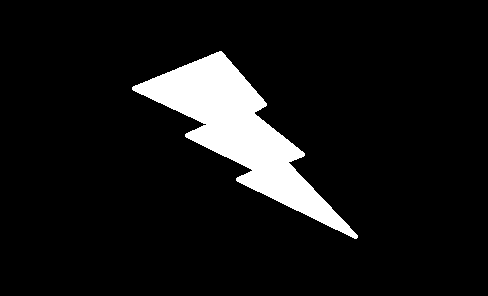
#> input picture python-opencv/blog15-contours/number.png, 488 x 296 px
$ python rect.py
#> lines starting #> are read from the running program, lines starting #| are printed output that depends on the picture; after the words box and inside, x2 and y2 are one past the last pixel; in counts of white or black regions, pixels touching at a corner belong together; long printed decimals are rounded
import cv2 as cv
import numpy as np

img = cv.imread("number.png")
#> img is the input picture: shape (296, 488, 3); 8.5% white; 1 white region, box (x1, y1, x2, y2) and area: (132, 51, 358, 239) 12247

gray_img = cv.cvtColor(img, cv.COLOR_BGR2GRAY)
#> gray_img: shape (296, 488); 8.5% white; 1 white region
# 降噪
ret, thresh = cv.threshold(gray_img, 127, 255, 0)
# 寻找轮廓
contours, hierarchy = cv.findContours(gray_img, cv.RETR_TREE, cv.CHAIN_APPROX_NONE)
#> contours = 1 contour; box (x1, y1, x2, y2) and area: (132, 51, 358, 239) 11944

cnt = contours[0]
#> cnt = contour of 604 points, box (x1, y1, x2, y2) (132, 51, 358, 239), area 11944

# 外接正矩形
x, y, w, h = cv.boundingRect(cnt)
#> x = 132; y = 51; w = 226; h = 188
cv.rectangle(img, (x, y), (x + w, y + h), (0, 255, 0), 2)

# 外接最小矩形
min_rect = cv.minAreaRect(cnt)
#> min_rect = ((260.2, 144.3), (87.57, 267.9), -48.43)
print(min_rect)
#| ((260.207, 144.288), (87.566, 267.865), -48.434)

box = cv.boxPoints(min_rect)
#> box = [[331.4, 265.9], [131, 88.18], [189.1, 22.67], [389.5, 200.4]]
box = np.int0(box)
#> box = [[331, 265], [130, 88], [189, 22], [389, 200]]
cv.drawContours(img, [box], 0, (0, 0, 255), 2)
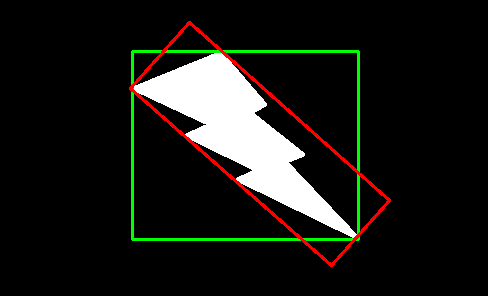
#> img: shape (296, 488, 3); mean B, G, R 21.5, 25.7, 25.5

cv.imshow("draw", img)

cv.waitKey(0)
cv.destroyAllWindows()

$ run again, with python-opencv/blog15-contours/black.png copied over python-opencv/blog15-contours/number.png
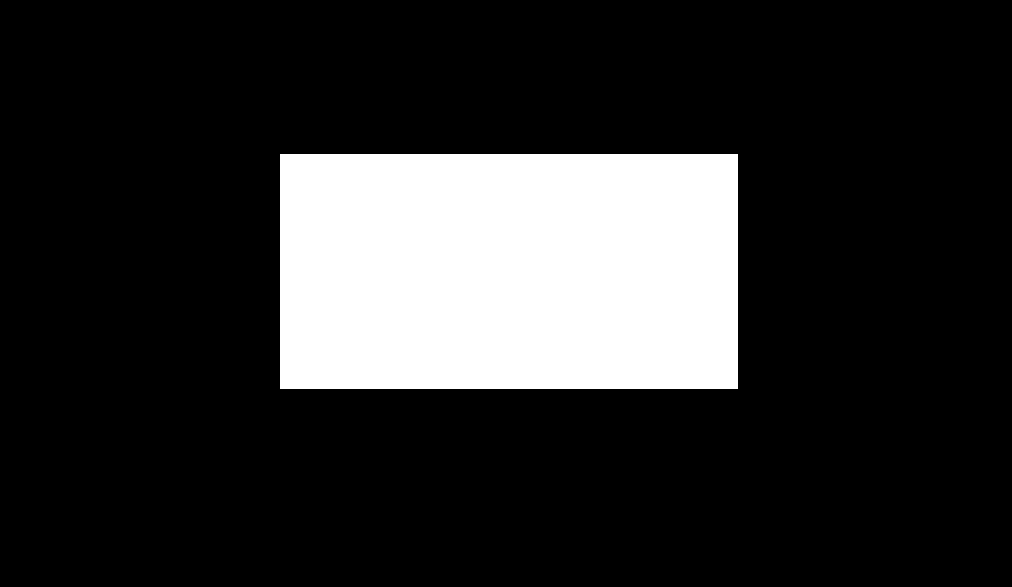
#> input picture python-opencv/blog15-contours/black.png, 1012 x 587 px
#> img is the input picture: shape (587, 1012, 3); 18.1% white; 1 white region, box (x1, y1, x2, y2) and area: (280, 154, 738, 389) 107630
#> gray_img: shape (587, 1012); 18.1% white; 1 white region
#> contours = 1 contour; box (x1, y1, x2, y2) and area: (280, 154, 738, 389) 106938
#> cnt = contour of 1382 points, box (x1, y1, x2, y2) (280, 154, 738, 389), area 106938
#> x = 280; y = 154; w = 458; h = 235
#> min_rect = ((508.5, 271), (234, 457), -90)
#| ((508.5, 271.0), (234.0, 457.0), -90.0)
#> box = [[737, 388], [280, 388], [280, 154], [737, 154]]
#> `cv.drawContours(img, [box], 0, (0, 0, 255), 2)`:
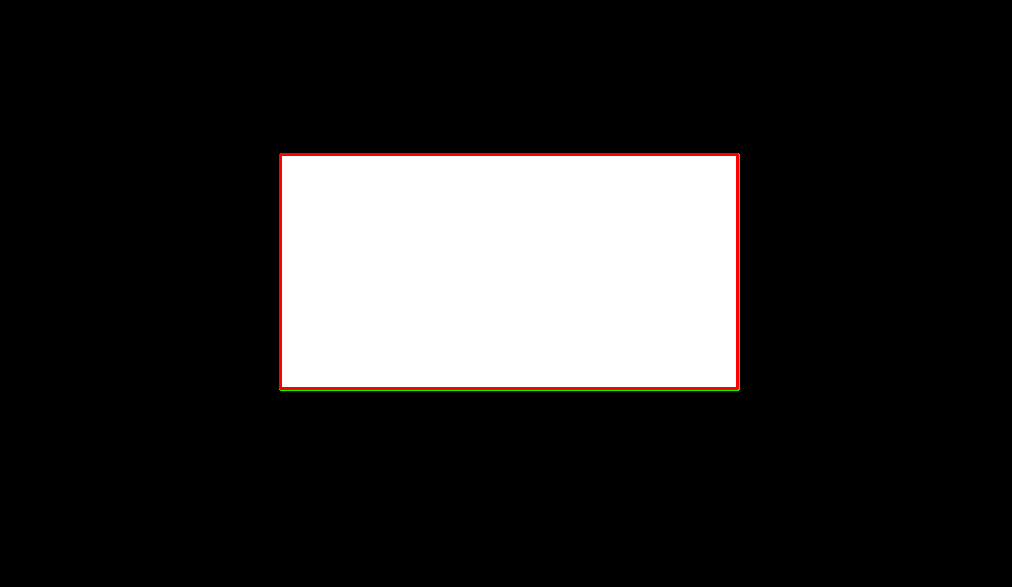
#> img: shape (587, 1012, 3); mean B, G, R 45, 45.3, 46.8
